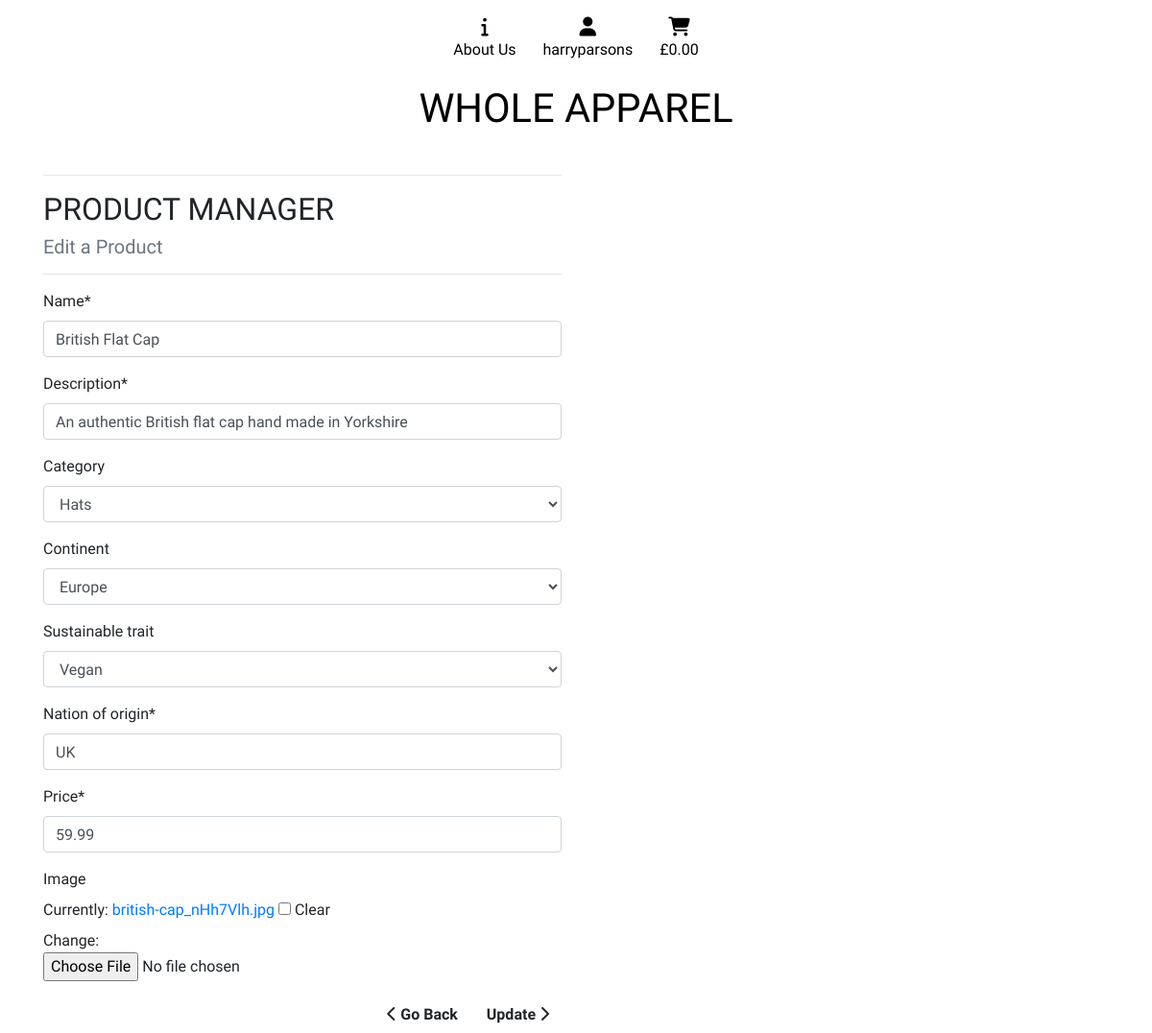
The app's page /products/edit/1/ (signed in) with its own data.
### products/models.py (models this page shows, shortened)
class Product(models.Model):
    category = models.ForeignKey('Category', null=True,
                                 blank=True, on_delete=models.SET_NULL)
    continent = models.ForeignKey('Continent', null=True,
                                  blank=True, on_delete=models.SET_NULL)
    sustainable_trait = models.ForeignKey('SustainableTrait', null=True,
                                          blank=True,
                                          on_delete=models.SET_NULL)
    name = models.CharField(max_length=100)
    description = models.CharField(max_length=250)
    nation_of_origin = models.CharField(max_length=20)
    price = models.DecimalField(max_digits=6, decimal_places=2)
    image = models.ImageField(null=True, blank=True)

class Category(models.Model):
    class Meta:
        verbose_name_plural = 'Categories'
    name = models.CharField(max_length=100)
    def __str__(self):
        return self.name

class Continent(models.Model):
    class Meta:
        verbose_name_plural = 'Continents'
    name = models.CharField(max_length=100)
    def __str__(self):
        return self.name

### products/views.py (the view)
# urls.py: path('edit/<int:product_id>/', views.edit_product, name='edit_product'),
def edit_product(request, product_id):
    product = get_object_or_404(Product, pk=product_id)
    if request.method == 'POST':
        product_admin_form = ProductAdminForm(request.POST,
                                              request.FILES, instance=product)
        if product_admin_form.is_valid:
            product_admin_form.save()
            return redirect(reverse('get_product', args=[product.id]))
    else:
        product_admin_form = ProductAdminForm(instance=product)
    template = 'products/edit_product.html'
    context = {
        'product_admin_form': product_admin_form,
        'product': product,
    }
    return render(request, template, context)

### products/forms.py
class ProductAdminForm(forms.ModelForm):
    class Meta:
        fields = ('name', 'description', 'category', 'continent',
                  'sustainable_trait', 'nation_of_origin', 'price', 'image',)
        model = Product

### cart/contexts.py (called while the page is built, shortened)
def cart_contents(request):
    cart_items = []
    total = 0
    product_count = 0
    cart = request.session.get('cart', {})
    cart_plus_ship = total
    context = {
        'cart_items': cart_items,
        'total': total,
        'product_count': product_count,
        'cart_plus_ship': cart_plus_ship,
    }
    return context

### products/models.py (called while the page is built)
    def __str__(self):
        return self.name

### products/templates/products/edit_product.html (shortened to what this page needs)
{% extends "base.html" %} {% load static %}
{% block extra_css %}
<link rel="stylesheet" href="{% static 'checkout/css/checkout.css' %}" />
{% endblock %}
{% block content %}
<div class="container">
  <div class="row">
    <header class="col-12 col-md-6">
      <hr />
      <h2 class="logo-font">Product Manager</h2>
      <h5 class="text-muted">Edit a Product</h5>
      <hr />
    </header>
  </div>
  <div class="row">
    <section class="col-12 col-md-6">
      <form
        method="POST"
        action="{% url 'edit_product' product.id %}"
        class="form"
        enctype="multipart/form-data"
      >
        {{ product_admin_form | crispy }}
        <div class="text-right">
          <a
            href="{% url 'create_product' %}"
            class="btn btn-outline-black rounded-0"
          >
            <span class="icon">
              <i class="fas fa-chevron-left"></i>
            </span>
            <span class="font-weight-bold">Go Back</span>
          </a>
          <button id="submit-button" class="btn btn-black rounded-0">
            <span class="font-weight-bold">Update</span>
            <span class="icon">
              <i class="fas fa-chevron-right"></i>
            </span>
          </button>
        </div>
      </form>
    </section>
  </div>
</div>
{% endblock %}

### templates/base.html (shortened to what this page needs)
{% load static %}
<!doctype html>
<html lang="en">
  <head>
    {% block corecss %}
    <link rel="stylesheet" href="https://stackpath.bootstrapcdn.com/bootstrap/4.4.1/css/bootstrap.min.css">
    <link rel="stylesheet" href="{% static 'css/base.css' %}">
    {% endblock %}
    {% block extra_css %}
    {% endblock %}
  </head>
  <body>
    <header class="container-fluid right my-2">
        <div class="row">
            <div class="col-12 px-0">
                <ul class="list-inline list-unstyled text-center">
                    <li class="list-inline-item nav-item">
                        <a href="{% url 'about' %}" class="text-black nav-link px-2">
                            <div class="text-center">
                                <div><i class="fas fa-info fa-lg"></i><p class="my-0">About Us</p></div>
                            </div>
                        </a>
                    </li>
                    <li class="list-inline-item dropdown nav-item">
                        <a class="text-black nav-link px-2" href="#" id="user-options" data-toggle="dropdown" aria-haspopup="true" aria-expanded="false">
                            <div class="text-center">
                                <div><i class="fas fa-user fa-lg"></i></div>
                                {% if request.user.is_authenticated %}
                                    <p class="my-0">{{ request.user.username }}</p>
                                {% else %}
                                    <p class="my-0">Login</p>
                                {% endif %}
                            </div>
                        </a>
                    </li>
                    <li class="list-inline-item">
                         <a href="{% url 'view_cart' %}" class="nav-link px-2">
                        <div class="text-center text-black">
                            <div>
                            <i class="fas fas fa-shopping-cart fa-lg"></i></div>
                                <p class="my-0">
                                    {% if cart_items %}
                                        £{{ cart_plus_ship|floatformat:2 }}
                                    {% else %}
                                        £0.00
                                    {% endif %}
                                </p>
                            </div>
                        </a>
                    </li>
                </ul>
            </div>
        </div>
        <section>
        <div class="row">
            <section class="col-12 title-container">
                <a href="{% url 'products' %}" class="main-logo-link">
                    <h2 class="logo-font text-black title-logo">Whole Apparel</h2>
                </a>
            </section>
        </div>
    </section>
    </header>
    {% block content %}
    {% endblock %}
  </body>
</html>

### static/css/base.css (style rules this page uses)
html { height: 100%; }
body { height: calc(100vh - 164px); font-family: "Exo 2", sans-serif; }
.logo-font { text-transform: uppercase; }
.title-container { text-align: center; }
.title-logo { display: inline-block; font-size: 2.6rem; margin-bottom: 20px; }
.text-black { color: #000 !important; }

### checkout/static/checkout/css/checkout.css (style rules this page uses)
select, select option { color: #000; }

### records on screen
Product: name "British Flat Cap", description "An authentic British flat cap hand made in Yorkshire", category "Hats", continent "Europe", sustainable_trait "Vegan", nation_of_origin "UK", price "59.99"

### other values on screen
{{ request.user.username }} "harryparsons"
